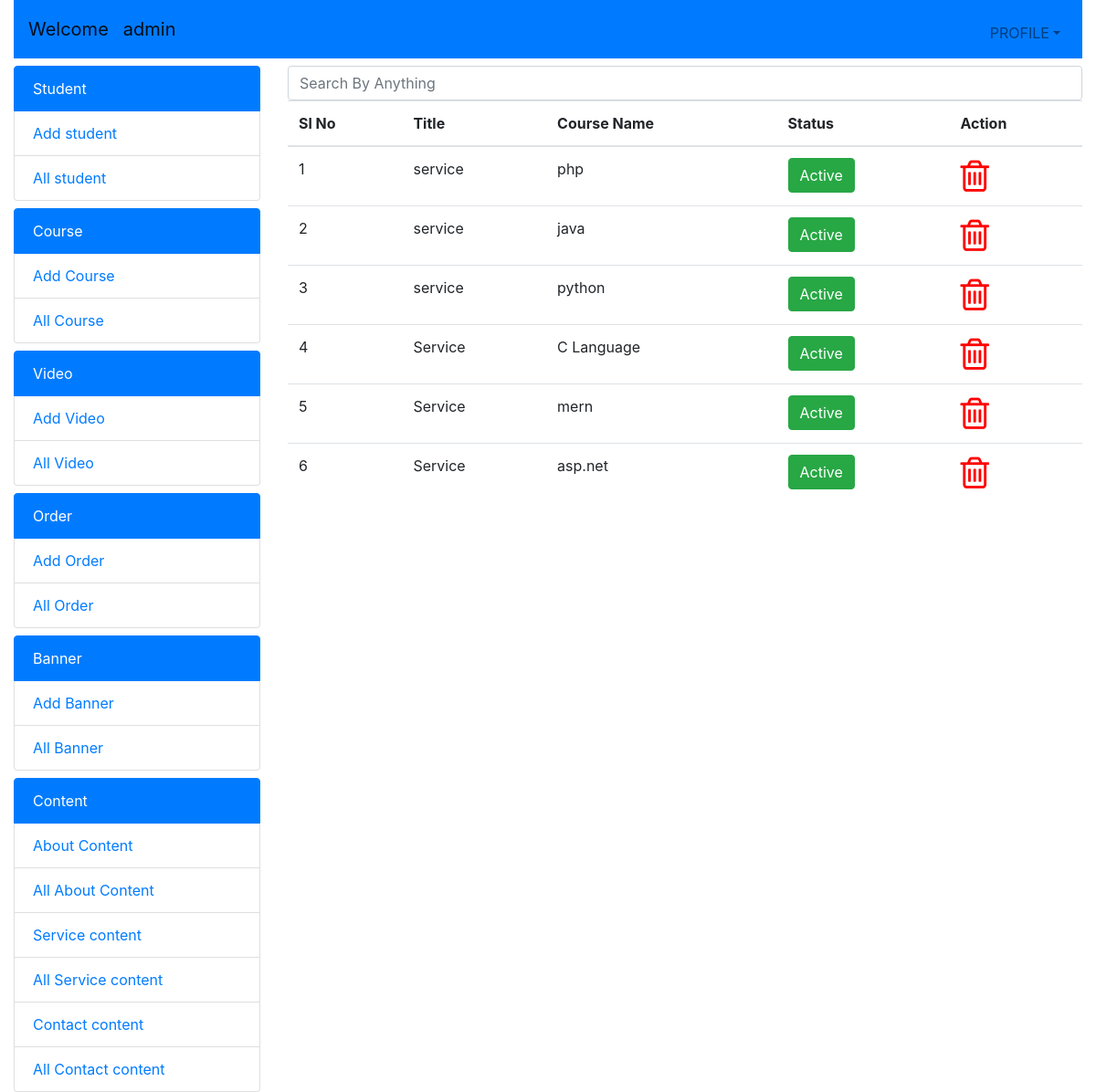
Page /rupa/allservice.php (signed in) on the committed database.
### tables this page shows
CREATE TABLE `service` (
  `id` int(11) NOT NULL,
  `title` varchar(255) NOT NULL,
  `course` varchar(600) NOT NULL,
  `status` int(1) NOT NULL
);

### rupa/allservice.php (the view, shortened to what this page needs)
<?php
  include("include/config.php");
  ?>
  <?php
    $q2="select * from `service`";
    $e2=mysqli_query($conn,$q2);
    ?>
<!doctype html>
<html lang="en">
  <head>
    <link rel="stylesheet" href="https://stackpath.bootstrapcdn.com/bootstrap/4.3.1/css/bootstrap.min.css">
    <link rel="stylesheet" href="https://cdnjs.cloudflare.com/ajax/libs/font-awesome/4.7.0/css/font-awesome.min.css">
  </head>
  <body>
    <div class="container-fluid">
    <?php include("include/header.php"); ?>
      <div class="row">
      <?php include("include/navbar.php"); ?>
        <div class="col-lg-9">
        <input type="text"
                class="form-control mt-2" name="" id="myinput" aria-describedby="helpId" placeholder="Search By Anything">
        <table class="table">
            <thead>
              <tr>
                <th>Sl No</th>
                <th>Title</th>
                <th>Course Name</th>
                <th>Status</th>
                <th>Action</th>
              </tr>
            </thead>
            <tbody id="mytable">
               <?php
               $i=1;
                 while($res=mysqli_fetch_row($e2))
                 {
               ?>
                        <tr>
                          <td scope="row"><?php echo "$i"; ?></td>
                          <td><?php echo "$res[1]"; ?></td>
                          <td><?php echo "$res[2]"; ?></td>
                          <td>
                             <a name="" id="" class="btn <?php if($res[3]==1){echo "btn-success";} else{echo "btn-danger";}?>" href="active.php?id2=<?php echo "$res[0]"; ?>" role="button"><?php if($res[3]==1){echo "Active";} else{echo "Dactive";}?></a>
                         </td>
                          <td>
                            <a name="" id="" class="fa fa-trash-o" style="font-size:40px;color:red;" href="allservice.php?id=<?php echo "$res[0]"; ?>" role="button"></a>
                          </td>
                      </tr>
             <?php
             $i++;
                 }
             ?>
            </tbody>
          </table>
        </div>
      </div>
    </div>
     <?php include("include/footer.php") ?>

### rows in the picture
service: title "service", course "php", status "Active"
service: title "service", course "java", status "Active"
service: title "service", course "python", status "Active"
service: title "Service", course "C Language", status "Active"
service: title "Service", course "mern", status "Active"
service: title "Service", course "asp.net", status "Active"

### other values in the picture
$_SESSION['adm'] "admin"
